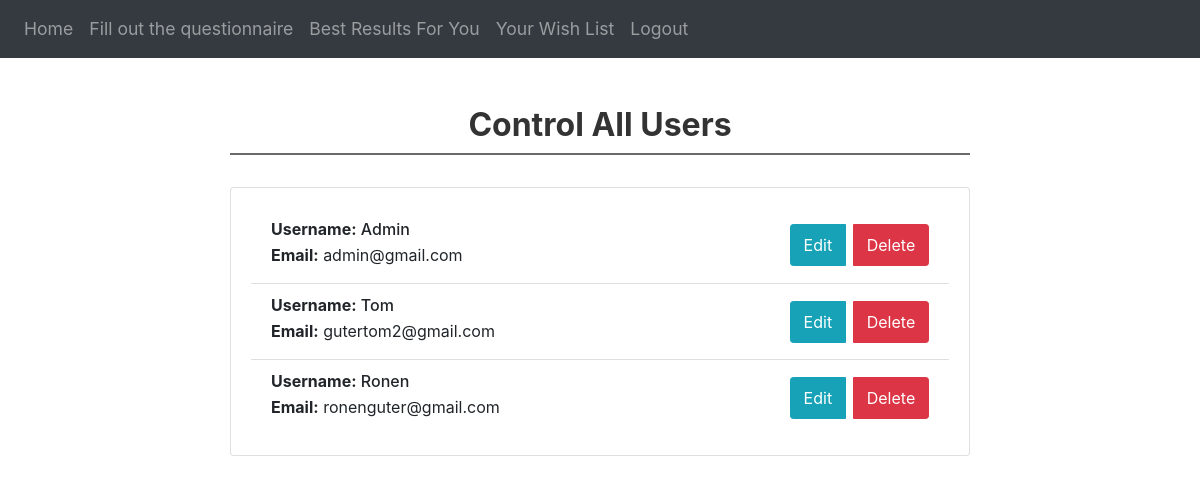
Before: /user-control (signed in) with the older database file.
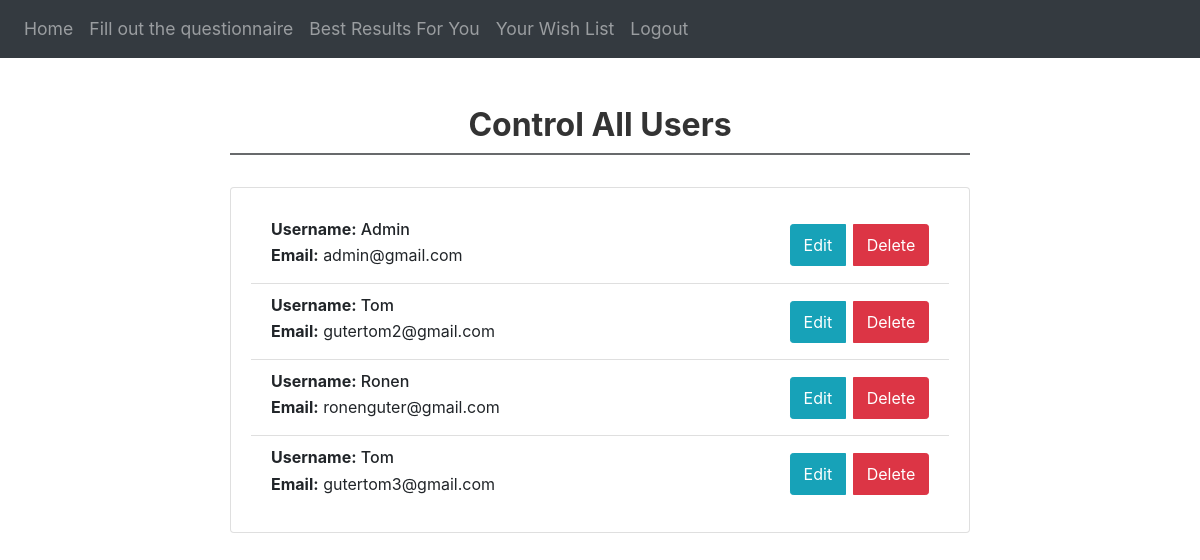
After: the same page with the newer database file.
### website/models.py (models this page shows)
class User(db.Model, UserMixin):
    id = db.Column(db.Integer, primary_key=True)
    email = db.Column(db.String(150), unique=True)
    password = db.Column(db.String(150))
    first_name = db.Column(db.String(150))
    created_at = db.Column(db.DateTime(timezone=True), default=func.now())
    notes = db.relationship('Note')

### website/admin.py (the view)
@admin.route('/user-control', methods=['GET', 'POST'])
@login_required
def user_control():
    users = User.query.all()
    return render_template('user-control.html', users=users, user=current_user)

### website/__init__.py (called while the page is built)
def create_app():
    app = Flask(__name__)
    app.config['SECRET_KEY'] = 'hjshjhdjah kjshkjdhjs'
    app.config['SQLALCHEMY_DATABASE_URI'] = f'sqlite:///{DB_NAME}'
    db.init_app(app)
    migrate.init_app(app, db)
    from .views import views
    from .auth import auth
    from .admin import admin
    app.register_blueprint(views, url_prefix='/')
    app.register_blueprint(auth, url_prefix='/')
    app.register_blueprint(admin, url_prefix='/')
    from .models import User, Note
    if not path.exists('instance/' + DB_NAME):
        with app.app_context():
            db.create_all()
        print('Created Database!')
    else:
        print('Database exist!')
    login_manager = LoginManager()
    login_manager.login_view = 'auth.login'
    login_manager.init_app(app)
    @login_manager.user_loader
    def load_user(id):
        return User.query.get(int(id))
    return app

### website/templates/user-control.html (shortened to what this page needs)
{% extends "base.html" %}
{% block content %}
<br />
<br />
<div id="userListSection" class="container">
        <h3 class="section-header text-center">Control All Users</h3>
    <div class="card">
        <div class="card-body">
            <ul class="list-group list-group-flush">
                {% for user in users %}
                <li class="list-group-item d-flex justify-content-between align-items-center">
                    <div class="user-info">
                        <h5 class="mb-1"><strong>Username:</strong> {{ user.first_name }}</h5>
                        <p class="mb-1"><strong>Email:</strong> {{ user.email }}</p>
                    </div>
                    <div class="btn-group" role="group">
                        <button type="button" class="btn btn-info btn-sm"
                            onclick="editUser('{{ user.id }}')">Edit</button>
                        <button type="button" class="btn btn-danger btn-sm"
                            onclick="deleteUser('{{ user.id }}')">Delete</button>
                    </div>
                </li>
                {% endfor %}
            </ul>
        </div>
    </div>
</div>
{% endblock %}

Changed rows visible on the page:
added User: first_name "Tom", email "gutertom3@gmail.com"
